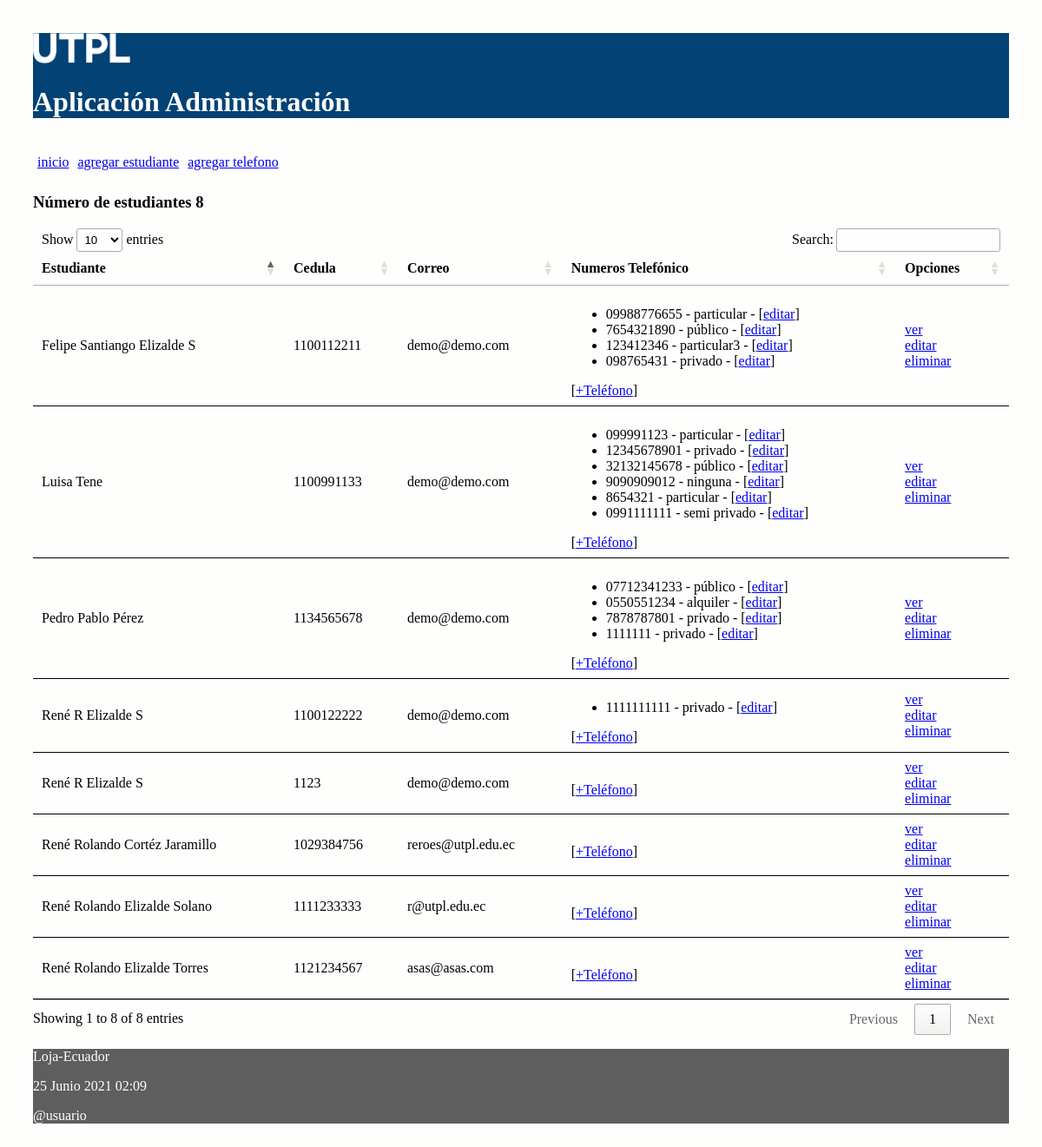
The page / on the database its author committed.
### administrativo/models.py (models this page shows, shortened)
class Estudiante(models.Model):
    nombre = models.CharField(max_length=30)
    apellido = models.CharField(max_length=30)
    cedula = models.CharField(max_length=30, unique=True)
    correo = models.EmailField()

class NumeroTelefonico(models.Model):
    telefono = models.CharField(max_length=100)
    tipo = models.CharField(max_length=100)
    estudiante = models.ForeignKey(Estudiante, on_delete=models.CASCADE,
            related_name="numeros_telefonicos")

### administrativo/views.py (the view)
# urls.py: path('', views.index, name='index'),
def index(request):
    estudiantes = Estudiante.objects.all()
    informacion_template = {'estudiantes': estudiantes, 'numero_estudiantes': len(estudiantes)}
    return render(request, 'index.html', informacion_template)

### administrativo/templates/index.html (shortened to what this page needs)
{% extends "master.html" %}
{% block content %}
<h3>Número de estudiantes {{ numero_estudiantes }}</h3>
<table id="tabla_datos">
  <thead>
    <tr>
      <th>Estudiante</th>
      <th>Cedula</th>
      <th>Correo</th>
      <th>Numeros Telefónico </th>
      <th>Opciones</th>
    </tr>
  </thead>
  {% for e in estudiantes %}
  <tr>
    <td> {{e.nombre}} {{e.apellido}}</td>
    <td> {{e.cedula}}</td>
    <td> {{e.correo}}</td>
    <td>
      <ul>
        {% for t in e.numeros_telefonicos.all %}
          <li>
            <span>{{t.telefono}} - {{t.tipo}} - [<a href="{% url 'editar_numero_telefonico' t.id %}">editar</a>] </span>
          </li>
        {% endfor %}
      </ul>
        [<a href="{% url 'crear_numero_telefonico_estudiante' e.id%}">+Teléfono</a>]
    </td>
    <td> <a href="{% url 'obtener_estudiante' e.id %}">ver</a> <br>
      <a href="{% url 'editar_estudiante' e.id %}">editar</a> <br>
      <a href="{% url 'eliminar_estudiante' e.id %}"
      onclick="return confirm('¿Está seguro de la eliminación?')" >
      eliminar</a>
    </td>
  </tr>
  {% endfor %}
</table>
{% endblock %}

### administrativo/templates/master.html (shortened to what this page needs)
<!DOCTYPE html>
<html>
  <head>
    {% load static %}
    <link rel="stylesheet" type="text/css" href="{% static 'css/estilos.css' %}">
    <link rel="stylesheet" type="text/css" href="https://cdn.datatables.net/1.10.25/css/jquery.dataTables.min.css">
  </head>
  <body>
  <header>
    <img src="{% static 'images/logo.png' %}" height="10%" width="10%" alt="My image">
    <h1>Aplicación Administración </h1>
    <nav class="top_menu">
      <ul>
        <li><a href="{% url 'index' %}">inicio</a></li>
        <li><a href="{% url 'crear_estudiante' %}">agregar estudiante</a></li>
        <li><a href="{% url 'crear_numero_telefonico' %}">agregar telefono</a></li>
      </ul>
    </nav>
  </header>
  <section>
      {% block content %}{% endblock %}
  </section>
  {% include 'footer.html' %}
  </body>
</html>

### administrativo/templates/footer.html
<footer>
      <p>Loja-Ecuador</p>
      <p>{% now "j F Y H:i" %}</p>
      <p>@usuario</p>
</footer>

### administrativo/static/css/estilos.css (style rules this page uses)
body { background: #FEFEFD; padding: 30px; }
header { background: #034275; color: #FFF; }
section { width: 100%; }
th, td { padding: 15px; border-bottom: 1px solid black; }
.top_menu ul { list-style:none; float:left; padding: 5px; width:95%; }
.top_menu ul li { float:left; margin-right:10px; margin-bottom:5px; text: #FFF; }
footer { background: #5E5E5E; color: #FFF; }

### rows shown on the page
Estudiante: nombre "Luisa", apellido "Tene", cedula "1100991133", correo "demo@demo.com"
NumeroTelefonico: telefono "099991123", tipo "particular"
NumeroTelefonico: telefono "12345678901", tipo "privado"
NumeroTelefonico: telefono "32132145678", tipo "público"
NumeroTelefonico: telefono "9090909012", tipo "ninguna"
NumeroTelefonico: telefono "8654321", tipo "particular"
NumeroTelefonico: telefono "0991111111", tipo "semi privado"
Estudiante: nombre "Pedro Pablo", apellido "Pérez", cedula "1134565678", correo "demo@demo.com"
NumeroTelefonico: telefono "07712341233", tipo "público"
NumeroTelefonico: telefono "0550551234", tipo "alquiler"
NumeroTelefonico: telefono "7878787801", tipo "privado"
NumeroTelefonico: telefono "1111111", tipo "privado"
Estudiante: nombre "Felipe Santiango", apellido "Elizalde S", cedula "1100112211", correo "demo@demo.com"
NumeroTelefonico: telefono "09988776655", tipo "particular"
NumeroTelefonico: telefono "7654321890", tipo "público"
NumeroTelefonico: telefono "123412346", tipo "particular3"
NumeroTelefonico: telefono "098765431", tipo "privado"
Estudiante: nombre "René R", apellido "Elizalde S", cedula "1100122222", correo "demo@demo.com"
NumeroTelefonico: telefono "1111111111", tipo "privado"
Estudiante: nombre "René R", apellido "Elizalde S", cedula "1123", correo "demo@demo.com"
Estudiante: nombre "René Rolando", apellido "Elizalde Torres", cedula "1121234567", correo "asas@asas.com"
Estudiante: nombre "René Rolando", apellido "Cortéz Jaramillo", cedula "1029384756", correo "reroes@utpl.edu.ec"
Estudiante: nombre "René Rolando", apellido "Elizalde Solano", cedula "1111233333", correo "r@utpl.edu.ec"

### other values the page prints
{{ numero_estudiantes }} "8"
